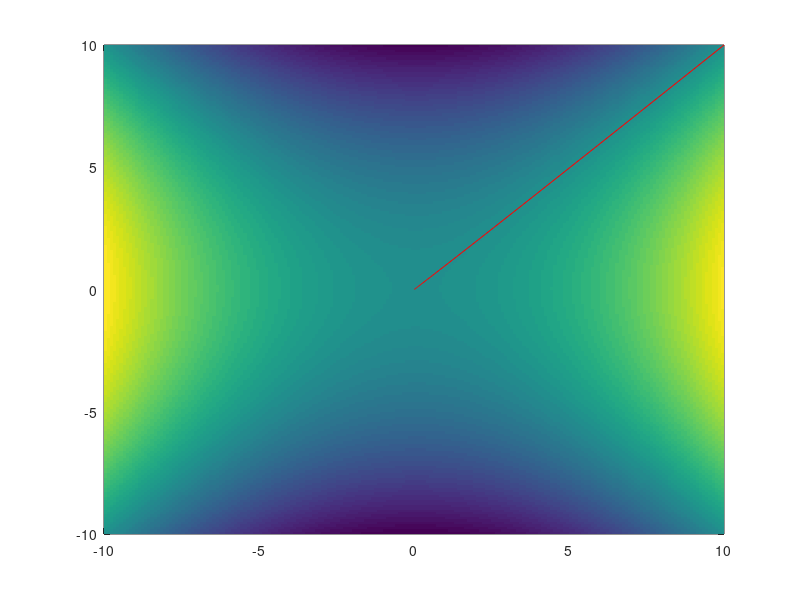

MATLAB code for this plot:
%Practica 9

function [] = practica9()
	%Ejercicio 1
	%a)
	e1([2 2]',0.01)
	%b)
	e1([2 2]',0.5)
	%c)
	e1([2 2]',0.005)
	%d)
	%Ejercicio 2
	e2();
end
function i = e1(input,step)
	[x,y]=meshgrid(-3:0.1:3,-4:0.1:4);
	z = (x.^2 + 2*x + 3*y.^2);
	pcolor(x,y,z),shading flat;hold on;
	sol = input;
	i=1;
	x=sol(1,i);
	y=sol(2,i);
	dx = 2*x + 2;
	dy = 6*y;
	sol(:,i+1) = sol(:,i) - 0.01 * [dx;dy];
	plot([sol(1,i) sol(1,i+1)],[sol(2,i) sol(2,i+1)],'r', 'LineWidth',3)
	i=i+1;
	while abs(sol(:,i)-sol(:,i-1)) >0.0001,
		x=sol(1,i);
		y=sol(2,i);
		dx = 2*x + 2;
		dy = 6*y;
		sol(:,i+1) = sol(:,i) - step * [dx;dy];
		plot([sol(1,i) sol(1,i+1)],[sol(2,i) sol(2,i+1)],'r', 'LineWidth',3)
		i=i+1;
		pause(0.1);
	end
end

function i= e2()
	[x,y]=meshgrid(-10:0.1:10,-10:0.1:10);
	z = 100*(x.^2-y.^2)+(1-x).^2;
	pcolor(x,y,z),shading flat;hold on;
	sol = [10 10]';
	i=1;
	x=sol(1,i);
		y=sol(2,i);
		dx = 200*x+2*x-1;
		dy = -200*y;
		dxx = 202;
		dxy = 1;
		dyx = 1;
		dyy = -200;
		H = [dxx dxy;dyx dyy];
		sol(:,i+1) = sol(:,i) - 0.1 * inv(H) * ([dx;dy]);
		plot([sol(1,i) sol(1,i+1)],[sol(2,i) sol(2,i+1)],'r')
	i=i+1;
	while abs(sol(:,i)-sol(:,i-1)) >0.0001,
		x=sol(1,i);
		y=sol(2,i);
		dx = 200*x+2*x-1;
		dy = -200*y;
		dxx = 202;
		dxy = 1;
		dyx = 1;
		dyy = -200;
		H = [dxx dxy;dyx dyy];
		sol(:,i+1) = sol(:,i) - 0.1 * inv(H) * ([dx;dy]);
		plot([sol(1,i) sol(1,i+1)],[sol(2,i) sol(2,i+1)],'r')
		i=i+1;
		pause(0.1);
	end
end
